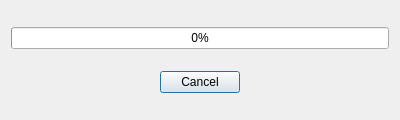
<?xml version="1.0" encoding="UTF-8"?>
<ui version="4.0">
 <class>ProgressDialog</class>
 <widget class="QDialog" name="ProgressDialog">
  <property name="geometry">
   <rect>
    <x>0</x>
    <y>0</y>
    <width>400</width>
    <height>120</height>
   </rect>
  </property>
  <property name="windowTitle">
   <string>Progress</string>
  </property>
  <property name="modal">
   <bool>false</bool>
  </property>
  <layout class="QVBoxLayout" name="verticalLayout">
   <item>
    <widget class="QProgressBar" name="progressBar">
     <property name="minimum">
      <number>0</number>
     </property>
     <property name="maximum">
      <number>100</number>
     </property>
     <property name="value">
      <number>0</number>
     </property>
    </widget>
   </item>
   <item>
    <layout class="QHBoxLayout" name="horizontalLayout">
     <item>
      <spacer name="leftSpacer">
       <property name="orientation">
        <enum>Qt::Orientation::Horizontal</enum>
       </property>
       <property name="sizeHint" stdset="0">
        <size>
         <width>40</width>
         <height>20</height>
        </size>
       </property>
      </spacer>
     </item>
     <item>
      <widget class="QPushButton" name="cancelButton">
       <property name="text">
        <string>Cancel</string>
       </property>
      </widget>
     </item>
     <item>
      <spacer name="rightSpacer">
       <property name="orientation">
        <enum>Qt::Orientation::Horizontal</enum>
       </property>
       <property name="sizeHint" stdset="0">
        <size>
         <width>40</width>
         <height>20</height>
        </size>
       </property>
      </spacer>
     </item>
    </layout>
   </item>
  </layout>
 </widget>
 <resources/>
 <connections/>
</ui>
